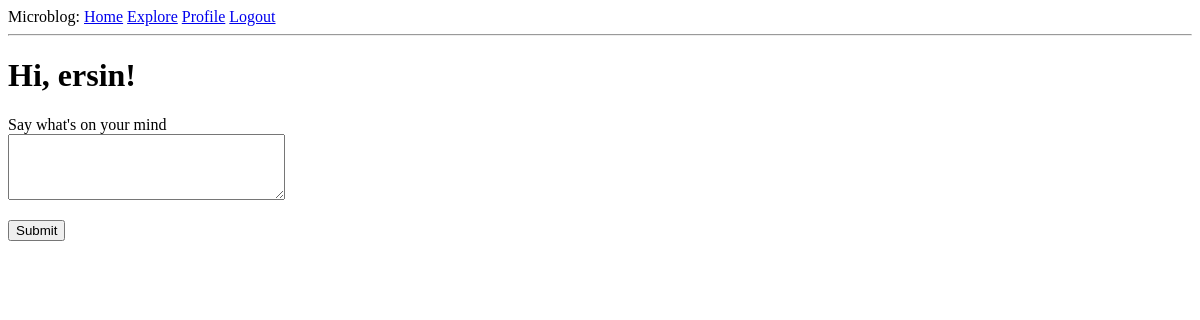
The page /home (signed in) on the database as committed earlier.
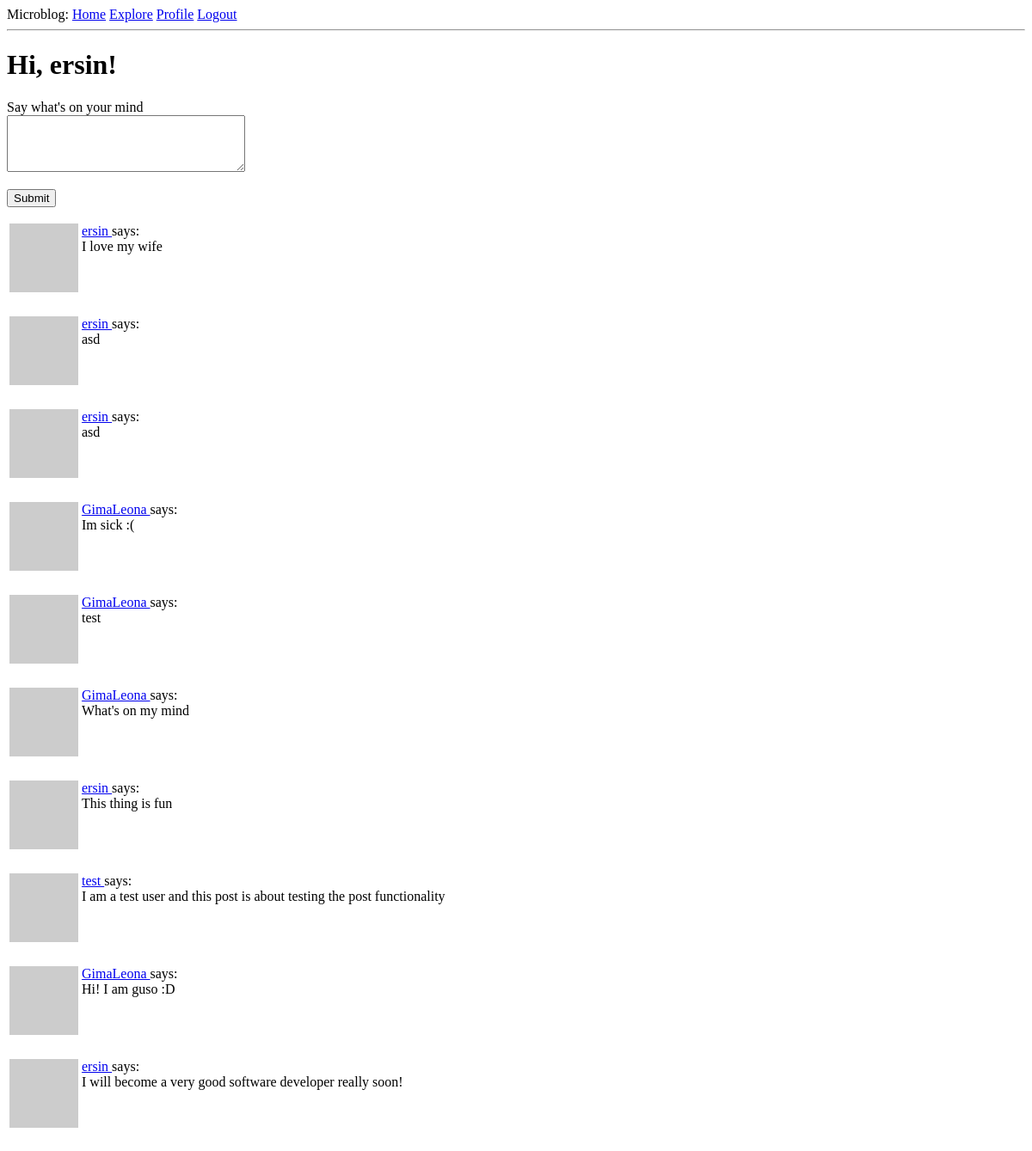
The same page on the database as committed later.
### app/models.py (models this page shows, shortened)
class User(UserMixin, db.Model):
	id = db.Column(db.Integer, primary_key=True)
	username = db.Column(db.String(64), index=True, unique=True)
	email = db.Column(db.String(120), index=True, unique=True)
	password_hash = db.Column(db.String(128))
	about_me = db.Column(db.String(140))
	last_seen = db.Column(db.DateTime, default=datetime.utcnow())
	posts = db.relationship('Post', backref='author', lazy='dynamic')
	followed = db.relationship(
		'User', secondary=followers,
		primaryjoin=(followers.c.follower_id == id),
		secondaryjoin=(followers.c.followed_id == id),
		backref=db.backref('followers', lazy='dynamic'), lazy='dynamic')
	def avatar(self, size):
		digest = md5(self.email.lower().encode('utf-8')).hexdigest()
		return f"https://www.gravatar.com/avatar/{digest}?d=identicon&s={size}"
	def followed_posts(self):
		followed = Post.query.join(followers, (followers.c.followed_id == Post.user_id)) \
			.filter(followers.c.follower_id == self.id)
		own = Post.query.filter_by(user_id=self.id)
		return followed.union(own).order_by(Post.timestamp.desc())

class Post(db.Model):
	id = db.Column(db.Integer, primary_key=True)
	body = db.Column(db.String(140))
	timestamp = db.Column(db.DateTime, index=True, default=datetime.utcnow)
	user_id = db.Column(db.Integer, db.ForeignKey('user.id'))

### app/routes.py (the view)
@app.route('/', methods=['GET', 'POST'])
@app.route('/home', methods=['GET', 'POST'])
@login_required
def index():
	form = PostForm()
	if form.validate_on_submit():
		post = Post(body=form.post.data, author=current_user)
		db.session.add(post)
		db.session.commit()
		flash("Post is shared successfully!")
		return redirect(url_for('index'))
	page = request.args.get('page', 1, type=int)
	posts = current_user.followed_posts().paginate(
		page=page, per_page=app.config['POSTS_PER_PAGE'], error_out=False)
	next_url = url_for('index', page=posts.next_num) if posts.has_next else None
	prev_url = url_for('index', page=posts.prev_num) if posts.has_prev else None
	return render_template('index.html', title='Home Page',
	                       posts=posts.items, form=form, next_url=next_url, prev_url=prev_url)

### app/forms.py
class PostForm(FlaskForm):
	post = TextAreaField("Say what's on your mind", validators=[
		DataRequired(), Length(min=1, max=140)])
	submit = SubmitField('Submit')

### app/models.py (called while the page is built)
@login.user_loader
def load_user(user_id):
	return User.query.get(int(user_id))

### app/routes.py (called while the page is built)
@app.before_request
def before_request():
	if current_user.is_authenticated:
		current_user.last_seen = datetime.utcnow()
		db.session.commit()

### app/templates/index.html (shortened to what this page needs)
{% extends "layout.html" %}
{% block content %}
    <h1>Hi, {{ current_user.username }}!</h1>
    {% if form %}
    <form action="" method="post">
        <p>
            {{ form.post.label }}<br>
            {{ form.post(cols=32, rows=4) }}<br>
        </p>
        <p>{{ form.submit() }}</p>
    </form>
    {% endif %}
    {% for post in posts %}
        {% include '_post.html' %}
    {% endfor %}
{% endblock content %}

### app/templates/layout.html (shortened to what this page needs)
<!DOCTYPE html>
<html lang="en">
    <head>
    </head>
    <body>
        <div>Microblog:
            <a href="{{ url_for('index') }}">Home</a>
            {% if current_user.is_anonymous %}
            <a href="{{ url_for('register') }}">Register</a>
            <a href="{{ url_for('login') }}">Login</a>
            {% else %}
            <a href="{{ url_for('explore') }}">Explore</a>
            <a href="{{ url_for('user', username=current_user.username) }}">Profile</a>
            <a href="{{ url_for('logout') }}">Logout</a>
            {% endif %}
        </div>
        <hr>
        {% block content %} {% endblock content %}
    </body>
</html>

### app/templates/_post.html
<table>
  <tr valign="top">
    <td><img src=" {{ post.author.avatar(36) }}" alt="user image"/></td>
    <td>
      <a href="{{ url_for('user', username=post.author.username) }}">
          {{ post.author.username }}
      </a>
          says:<br>{{ post.body }}
    </td>
  </tr>
</table>
<br>

Rows that differ between the two databases and show on the page:
added Post: author.username "ersin", body "I love my wife"
added Post: author.username "ersin", body "asd"
added Post: author.username "ersin", body "asd"
added Post: author.username "GimaLeona", body "Im sick :("
added Post: author.username "GimaLeona", body "test"
added Post: author.username "GimaLeona", body "What's on my mind"
added Post: author.username "ersin", body "This thing is fun"
added Post: author.username "test", body "I am a test user and this post is about testing the post functionality"
added Post: author.username "GimaLeona", body "Hi! I am guso :D"
added Post: author.username "ersin", body "I will become a very good software developer really soon!"
